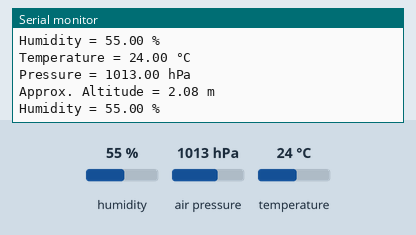
The sketch below on a simulated Arduino Uno, built with avr-gcc and run on an emulated ATmega328P. Shown: the last lines printed to the serial monitor. The inputs (shaded band) are chosen by the test bench; at power-on: humidity 55 %, air pressure 1013 hPa, temperature 24 °C.

Above: at 1.2 s.
1.3 s: humidity set to 22 %
At 2.6 s:
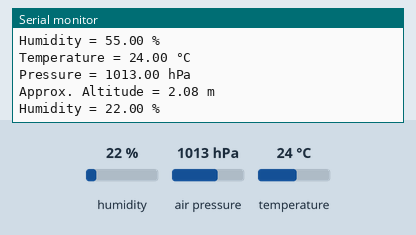
2.8 s: air pressure set to 952 hPa
At 3.7 s:
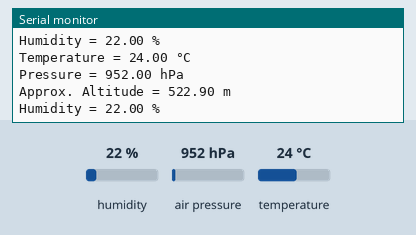

Measured:
- after the input at 1.3 s, the serial monitor: prints a new line after 0.72 s (image 1)
- after the input at 2.8 s, the serial monitor: prints a new line after 0.23 s (image 2)

The sketch:

test_BME280.ino
```cpp
#include <Wire.h>
#include <Adafruit_BME280.h>

#define SEALEVELPRESSURE_HPA (1013.25)

Adafruit_BME280 bme;

void setup()
{
    Serial.begin(115200);
  Serial.flush();
  while(Serial.available()>0)Serial.read();

  bme.begin();

}


void loop()
{
     Serial.print("Temperature = ");
    Serial.print(bme.readTemperature());
    Serial.println(" °C");

    Serial.print("Pressure = ");

    Serial.print(bme.readPressure() / 100.0F);
    Serial.println(" hPa");

    Serial.print("Approx. Altitude = ");
    Serial.print(bme.readAltitude(SEALEVELPRESSURE_HPA));
    Serial.println(" m");

    Serial.print("Humidity = ");
    Serial.print(bme.readHumidity());
    Serial.println(" %");

    Serial.println();
    delay(1000);

}
```
